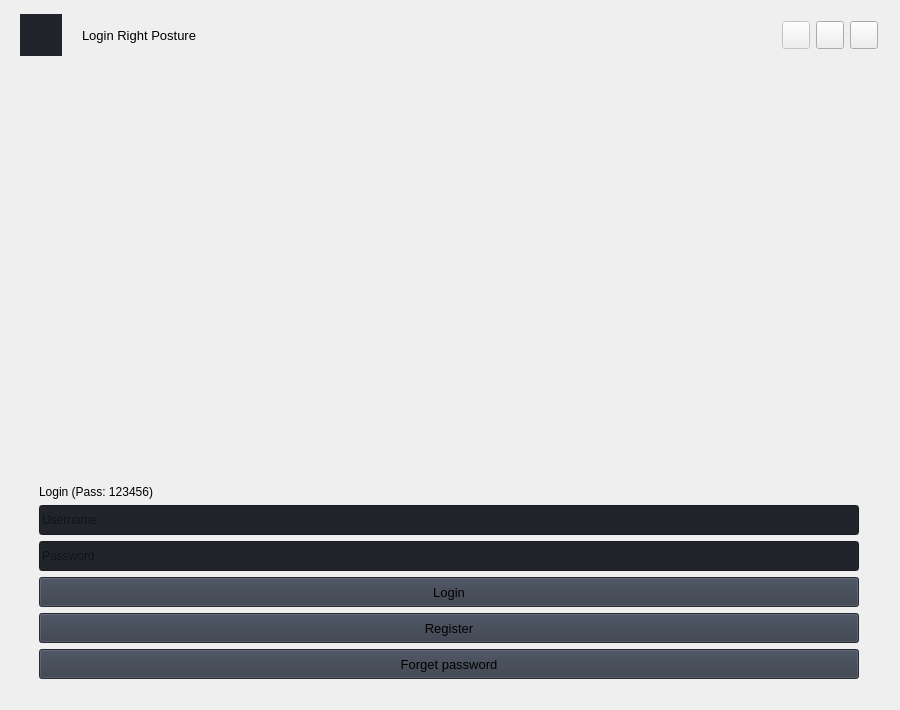
<?xml version="1.0" encoding="UTF-8"?>
<ui version="4.0">
 <class>Login</class>
 <widget class="QMainWindow" name="Login">
  <property name="geometry">
   <rect>
    <x>0</x>
    <y>0</y>
    <width>900</width>
    <height>710</height>
   </rect>
  </property>
  <property name="sizePolicy">
   <sizepolicy hsizetype="Maximum" vsizetype="Maximum">
    <horstretch>0</horstretch>
    <verstretch>0</verstretch>
   </sizepolicy>
  </property>
  <property name="minimumSize">
   <size>
    <width>900</width>
    <height>710</height>
   </size>
  </property>
  <property name="maximumSize">
   <size>
    <width>900</width>
    <height>1000</height>
   </size>
  </property>
  <property name="windowTitle">
   <string>Login. PyBlackBOX</string>
  </property>
  <property name="styleSheet">
   <string notr="true">/* /////////////////////////////////////////////////////////////////////////////////////////////////

SET APP STYLESHEET - FULL STYLES HERE
DARK THEME - DRACULA COLOR BASED

///////////////////////////////////////////////////////////////////////////////////////////////// */
QWidget{
	color: rgb(221, 221, 221);
	font: 10pt &quot;Segoe UI&quot;;
}

/* /////////////////////////////////////////////////////////////////////////////////////////////////
Tooltip */
QToolTip {
	color: #ffffff;
	background-color: rgba(33, 37, 43, 180);
	border: 1px solid rgb(44, 49, 58);
	background-image: none;
	background-position: left center;
    background-repeat: no-repeat;
	border: none;
	border-left: 2px solid rgb(255, 121, 198);
	text-align: left;
	padding-left: 8px;
	margin: 0px;
}
/* /////////////////////////////////////////////////////////////////////////////////////////////////
Bg App */
#bg {	
	background-color: rgb(40, 44, 52);
	border: 1px solid rgb(44, 49, 58);
	border-top-left-radius: 12px;
	border-bottom-left-radius: 12px;
	border-top-right-radius: 12px;
	border-bottom-right-radius: 12px;
}
/* /////////////////////////////////////////////////////////////////////////////////////////////////
Content App */
#top_bar{	
	background-color: rgb(33, 37, 43);
	border-top-left-radius: 12px;
	border-top-right-radius: 12px;
}
/* Top Buttons */
#top_btns_3 .QPushButton { background-color: rgba(255, 255, 255, 0); border: none;  border-radius: 5px; }
#top_btns_3 .QPushButton:hover { background-color: rgb(44, 49, 57); border-style: solid; border-radius: 4px; }
#top_btns_3 .QPushButton:pressed { background-color: rgb(23, 26, 30); border-style: solid; border-radius: 4px; }
/* /////////////////////////////////////////////////////////////////////////////////////////////////
LineEdit */
QLineEdit {
	background-color: rgb(33, 37, 43);
	border-radius: 5px;
	border: 2px solid rgb(33, 37, 43);
	padding-left: 10px;
	selection-color: rgb(255, 255, 255);
	selection-background-color: rgb(255, 121, 198);
}
QLineEdit:hover {
	border: 2px solid rgb(64, 71, 88);
}
QLineEdit:focus {
	border: 2px solid rgb(91, 101, 124);
}
/* /////////////////////////////////////////////////////////////////////////////////////////////////
Button */
QPushButton {
	border: 2px solid rgb(52, 59, 72);
	border-radius: 5px;	
	background-color: rgb(52, 59, 72);
}
QPushButton:hover {
	background-color: rgb(57, 65, 80);
	border: 2px solid rgb(61, 70, 86);
}
QPushButton:pressed {	
	background-color: rgb(35, 40, 49);
	border: 2px solid rgb(43, 50, 61);
}
/* /////////////////////////////////////////////////////////////////////////////////////////////////</string>
  </property>
  <widget class="QWidget" name="centralwidget">
   <property name="sizePolicy">
    <sizepolicy hsizetype="Maximum" vsizetype="Maximum">
     <horstretch>0</horstretch>
     <verstretch>0</verstretch>
    </sizepolicy>
   </property>
   <property name="maximumSize">
    <size>
     <width>1000</width>
     <height>1200</height>
    </size>
   </property>
   <property name="styleSheet">
    <string notr="true">#stackedWidget{
	background: transparent;
		border: 1px solid red;
}</string>
   </property>
   <layout class="QVBoxLayout" name="verticalLayout">
    <property name="spacing">
     <number>0</number>
    </property>
    <property name="leftMargin">
     <number>10</number>
    </property>
    <property name="topMargin">
     <number>10</number>
    </property>
    <property name="rightMargin">
     <number>10</number>
    </property>
    <property name="bottomMargin">
     <number>10</number>
    </property>
    <item>
     <widget class="QFrame" name="bg">
      <property name="sizePolicy">
       <sizepolicy hsizetype="Maximum" vsizetype="Maximum">
        <horstretch>0</horstretch>
        <verstretch>0</verstretch>
       </sizepolicy>
      </property>
      <property name="maximumSize">
       <size>
        <width>1000</width>
        <height>1200</height>
       </size>
      </property>
      <property name="frameShape">
       <enum>QFrame::NoFrame</enum>
      </property>
      <property name="frameShadow">
       <enum>QFrame::Raised</enum>
      </property>
      <widget class="QFrame" name="frame_widgets">
       <property name="geometry">
        <rect>
         <x>0</x>
         <y>60</y>
         <width>878</width>
         <height>811</height>
        </rect>
       </property>
       <property name="minimumSize">
        <size>
         <width>280</width>
         <height>720</height>
        </size>
       </property>
       <property name="mouseTracking">
        <bool>false</bool>
       </property>
       <property name="frameShape">
        <enum>QFrame::NoFrame</enum>
       </property>
       <property name="frameShadow">
        <enum>QFrame::Raised</enum>
       </property>
       <layout class="QVBoxLayout" name="verticalLayout_2">
        <property name="spacing">
         <number>8</number>
        </property>
        <property name="leftMargin">
         <number>20</number>
        </property>
        <property name="topMargin">
         <number>0</number>
        </property>
        <property name="rightMargin">
         <number>20</number>
        </property>
        <property name="bottomMargin">
         <number>10</number>
        </property>
        <item>
         <widget class="QStackedWidget" name="Login_stackedWidget">
          <property name="styleSheet">
           <string notr="true">/*background: transparent;*/</string>
          </property>
          <property name="currentIndex">
           <number>0</number>
          </property>
          <widget class="QWidget" name="Login_page">
           <layout class="QVBoxLayout" name="_2">
            <property name="rightMargin">
             <number>9</number>
            </property>
            <item>
             <widget class="QFrame" name="logo">
              <property name="minimumSize">
               <size>
                <width>0</width>
                <height>400</height>
               </size>
              </property>
              <property name="maximumSize">
               <size>
                <width>16777215</width>
                <height>400</height>
               </size>
              </property>
              <property name="styleSheet">
               <string notr="true">#logo {
	background-image: url(:/images/images/images/Logo_Big (8).png);
	/*background-image: url(:/images/images/images/PyDracula_vertical.png);*/
	border-radius: 10px;
	background-position: center;
	background-repeat: no-repeat;
    /*border: 1px solid #73AD21;*/
}</string>
              </property>
              <property name="frameShape">
               <enum>QFrame::NoFrame</enum>
              </property>
              <property name="frameShadow">
               <enum>QFrame::Raised</enum>
              </property>
             </widget>
            </item>
            <item>
             <widget class="QLabel" name="Login_Status">
              <property name="sizePolicy">
               <sizepolicy hsizetype="Minimum" vsizetype="Minimum">
                <horstretch>0</horstretch>
                <verstretch>0</verstretch>
               </sizepolicy>
              </property>
              <property name="maximumSize">
               <size>
                <width>16777215</width>
                <height>20</height>
               </size>
              </property>
              <property name="text">
               <string>Login (Pass: 123456)</string>
              </property>
             </widget>
            </item>
            <item>
             <widget class="QLineEdit" name="username">
              <property name="minimumSize">
               <size>
                <width>0</width>
                <height>30</height>
               </size>
              </property>
              <property name="styleSheet">
               <string notr="true">background-color: rgb(33, 37, 43);</string>
              </property>
              <property name="text">
               <string/>
              </property>
              <property name="placeholderText">
               <string>Username</string>
              </property>
             </widget>
            </item>
            <item>
             <widget class="QLineEdit" name="password">
              <property name="minimumSize">
               <size>
                <width>0</width>
                <height>30</height>
               </size>
              </property>
              <property name="styleSheet">
               <string notr="true">background-color: rgb(33, 37, 43);</string>
              </property>
              <property name="text">
               <string/>
              </property>
              <property name="echoMode">
               <enum>QLineEdit::Password</enum>
              </property>
              <property name="placeholderText">
               <string>Password</string>
              </property>
             </widget>
            </item>
            <item>
             <widget class="QPushButton" name="btn_Login">
              <property name="minimumSize">
               <size>
                <width>150</width>
                <height>30</height>
               </size>
              </property>
              <property name="font">
               <font>
                <pointsize>10</pointsize>
                <italic>false</italic>
                <bold>false</bold>
               </font>
              </property>
              <property name="cursor">
               <cursorShape>PointingHandCursor</cursorShape>
              </property>
              <property name="styleSheet">
               <string notr="true">background-color: rgb(52, 59, 72);</string>
              </property>
              <property name="text">
               <string>Login</string>
              </property>
              <property name="icon">
               <iconset>
                <normaloff>Backup/images/icons/cil-save.png</normaloff>Backup/images/icons/cil-save.png</iconset>
              </property>
             </widget>
            </item>
            <item>
             <widget class="QPushButton" name="btn_Register">
              <property name="minimumSize">
               <size>
                <width>150</width>
                <height>30</height>
               </size>
              </property>
              <property name="font">
               <font>
                <pointsize>10</pointsize>
                <italic>false</italic>
                <bold>false</bold>
               </font>
              </property>
              <property name="cursor">
               <cursorShape>PointingHandCursor</cursorShape>
              </property>
              <property name="styleSheet">
               <string notr="true">background-color: rgb(52, 59, 72);</string>
              </property>
              <property name="text">
               <string>Register</string>
              </property>
              <property name="icon">
               <iconset>
                <normaloff>Backup/images/icons/cil-save.png</normaloff>Backup/images/icons/cil-save.png</iconset>
              </property>
             </widget>
            </item>
            <item>
             <widget class="QPushButton" name="btn_Fpassword">
              <property name="minimumSize">
               <size>
                <width>150</width>
                <height>30</height>
               </size>
              </property>
              <property name="font">
               <font>
                <pointsize>10</pointsize>
                <italic>false</italic>
                <bold>false</bold>
               </font>
              </property>
              <property name="cursor">
               <cursorShape>PointingHandCursor</cursorShape>
              </property>
              <property name="styleSheet">
               <string notr="true">background-color: rgb(52, 59, 72);</string>
              </property>
              <property name="text">
               <string>Forget password</string>
              </property>
              <property name="icon">
               <iconset>
                <normaloff>Backup/images/icons/cil-save.png</normaloff>Backup/images/icons/cil-save.png</iconset>
              </property>
             </widget>
            </item>
           </layout>
          </widget>
          <widget class="QWidget" name="Register_page">
           <layout class="QGridLayout" name="gridLayout">
            <item row="13" column="0" colspan="2">
             <widget class="QPushButton" name="btn_Com_Register">
              <property name="minimumSize">
               <size>
                <width>150</width>
                <height>30</height>
               </size>
              </property>
              <property name="font">
               <font>
                <pointsize>10</pointsize>
                <italic>false</italic>
                <bold>false</bold>
               </font>
              </property>
              <property name="cursor">
               <cursorShape>PointingHandCursor</cursorShape>
              </property>
              <property name="styleSheet">
               <string notr="true">background-color: rgb(52, 59, 72);</string>
              </property>
              <property name="text">
               <string>Register</string>
              </property>
              <property name="icon">
               <iconset>
                <normaloff>Backup/images/icons/cil-save.png</normaloff>Backup/images/icons/cil-save.png</iconset>
              </property>
             </widget>
            </item>
            <item row="14" column="0" colspan="2">
             <widget class="QPushButton" name="btn_Reg_Back">
              <property name="minimumSize">
               <size>
                <width>150</width>
                <height>30</height>
               </size>
              </property>
              <property name="font">
               <font>
                <pointsize>10</pointsize>
                <italic>false</italic>
                <bold>false</bold>
               </font>
              </property>
              <property name="cursor">
               <cursorShape>PointingHandCursor</cursorShape>
              </property>
              <property name="styleSheet">
               <string notr="true">background-color: rgb(52, 59, 72);</string>
              </property>
              <property name="text">
               <string>Back</string>
              </property>
              <property name="icon">
               <iconset>
                <normaloff>Backup/images/icons/cil-save.png</normaloff>Backup/images/icons/cil-save.png</iconset>
              </property>
             </widget>
            </item>
            <item row="8" column="1">
             <widget class="QLineEdit" name="Reg_password_2">
              <property name="minimumSize">
               <size>
                <width>0</width>
                <height>30</height>
               </size>
              </property>
              <property name="styleSheet">
               <string notr="true">background-color: rgb(33, 37, 43);</string>
              </property>
              <property name="text">
               <string/>
              </property>
              <property name="echoMode">
               <enum>QLineEdit::Password</enum>
              </property>
              <property name="placeholderText">
               <string>Verify Password </string>
              </property>
             </widget>
            </item>
            <item row="8" column="0">
             <widget class="QLineEdit" name="Reg_password">
              <property name="minimumSize">
               <size>
                <width>0</width>
                <height>30</height>
               </size>
              </property>
              <property name="styleSheet">
               <string notr="true">background-color: rgb(33, 37, 43);</string>
              </property>
              <property name="text">
               <string/>
              </property>
              <property name="echoMode">
               <enum>QLineEdit::Password</enum>
              </property>
              <property name="placeholderText">
               <string>Password</string>
              </property>
             </widget>
            </item>
            <item row="9" column="0" colspan="2">
             <widget class="QLineEdit" name="Reg_email">
              <property name="minimumSize">
               <size>
                <width>0</width>
                <height>30</height>
               </size>
              </property>
              <property name="styleSheet">
               <string notr="true">background-color: rgb(33, 37, 43);</string>
              </property>
              <property name="text">
               <string/>
              </property>
              <property name="placeholderText">
               <string>E-mail</string>
              </property>
             </widget>
            </item>
            <item row="7" column="0" colspan="2">
             <widget class="QLineEdit" name="Reg_username">
              <property name="minimumSize">
               <size>
                <width>0</width>
                <height>30</height>
               </size>
              </property>
              <property name="styleSheet">
               <string notr="true">background-color: rgb(33, 37, 43);</string>
              </property>
              <property name="text">
               <string/>
              </property>
              <property name="placeholderText">
               <string>Username</string>
              </property>
             </widget>
            </item>
            <item row="2" column="0">
             <widget class="QLabel" name="Reg_Status">
              <property name="sizePolicy">
               <sizepolicy hsizetype="Minimum" vsizetype="Minimum">
                <horstretch>0</horstretch>
                <verstretch>0</verstretch>
               </sizepolicy>
              </property>
              <property name="maximumSize">
               <size>
                <width>16777215</width>
                <height>20</height>
               </size>
              </property>
              <property name="text">
               <string>Status</string>
              </property>
             </widget>
            </item>
            <item row="1" column="0" colspan="2">
             <widget class="QFrame" name="logo_2">
              <property name="minimumSize">
               <size>
                <width>0</width>
                <height>400</height>
               </size>
              </property>
              <property name="maximumSize">
               <size>
                <width>16777215</width>
                <height>400</height>
               </size>
              </property>
              <property name="styleSheet">
               <string notr="true">#logo_2{
	background-image: url(:/images/images/images/Logo_Big (8).png);
	/*background-image: url(:/images/images/images/PyDracula_vertical.png);*/
	border-radius: 10px;
	background-position: center;
	background-repeat: no-repeat;
    /*border: 1px solid #73AD21;*/
}</string>
              </property>
              <property name="frameShape">
               <enum>QFrame::NoFrame</enum>
              </property>
              <property name="frameShadow">
               <enum>QFrame::Raised</enum>
              </property>
             </widget>
            </item>
           </layout>
          </widget>
         </widget>
        </item>
        <item>
         <spacer name="verticalSpacer">
          <property name="orientation">
           <enum>Qt::Vertical</enum>
          </property>
          <property name="sizeHint" stdset="0">
           <size>
            <width>838</width>
            <height>55</height>
           </size>
          </property>
         </spacer>
        </item>
        <item>
         <widget class="QFrame" name="frame">
          <property name="frameShape">
           <enum>QFrame::StyledPanel</enum>
          </property>
          <property name="frameShadow">
           <enum>QFrame::Raised</enum>
          </property>
          <layout class="QGridLayout" name="gridLayout_4">
           <item row="1" column="0">
            <widget class="QLineEdit" name="Forget_Email">
             <property name="minimumSize">
              <size>
               <width>0</width>
               <height>30</height>
              </size>
             </property>
             <property name="styleSheet">
              <string notr="true">background-color: rgb(33, 37, 43);</string>
             </property>
             <property name="text">
              <string/>
             </property>
             <property name="placeholderText">
              <string>E-mail</string>
             </property>
            </widget>
           </item>
           <item row="2" column="0">
            <widget class="QPushButton" name="btn_Forget_Email">
             <property name="minimumSize">
              <size>
               <width>150</width>
               <height>30</height>
              </size>
             </property>
             <property name="font">
              <font>
               <pointsize>10</pointsize>
               <italic>false</italic>
               <bold>false</bold>
              </font>
             </property>
             <property name="cursor">
              <cursorShape>PointingHandCursor</cursorShape>
             </property>
             <property name="styleSheet">
              <string notr="true">background-color: rgb(52, 59, 72);</string>
             </property>
             <property name="text">
              <string>Send E-mail</string>
             </property>
             <property name="icon">
              <iconset>
               <normaloff>Backup/images/icons/cil-save.png</normaloff>Backup/images/icons/cil-save.png</iconset>
             </property>
            </widget>
           </item>
           <item row="0" column="0">
            <widget class="QLabel" name="Forget_Status">
             <property name="sizePolicy">
              <sizepolicy hsizetype="Minimum" vsizetype="Minimum">
               <horstretch>0</horstretch>
               <verstretch>0</verstretch>
              </sizepolicy>
             </property>
             <property name="maximumSize">
              <size>
               <width>16777215</width>
               <height>20</height>
              </size>
             </property>
             <property name="text">
              <string>Forget password : Please fill your email that you register</string>
             </property>
            </widget>
           </item>
           <item row="3" column="0">
            <widget class="QPushButton" name="btn_Forget_Back">
             <property name="minimumSize">
              <size>
               <width>150</width>
               <height>30</height>
              </size>
             </property>
             <property name="font">
              <font>
               <pointsize>10</pointsize>
               <italic>false</italic>
               <bold>false</bold>
              </font>
             </property>
             <property name="cursor">
              <cursorShape>PointingHandCursor</cursorShape>
             </property>
             <property name="styleSheet">
              <string notr="true">background-color: rgb(52, 59, 72);</string>
             </property>
             <property name="text">
              <string>Back</string>
             </property>
             <property name="icon">
              <iconset>
               <normaloff>Backup/images/icons/cil-save.png</normaloff>Backup/images/icons/cil-save.png</iconset>
             </property>
            </widget>
           </item>
          </layout>
         </widget>
        </item>
       </layout>
      </widget>
      <widget class="QFrame" name="top_bar">
       <property name="geometry">
        <rect>
         <x>0</x>
         <y>0</y>
         <width>881</width>
         <height>50</height>
        </rect>
       </property>
       <property name="minimumSize">
        <size>
         <width>0</width>
         <height>50</height>
        </size>
       </property>
       <property name="maximumSize">
        <size>
         <width>16777215</width>
         <height>45</height>
        </size>
       </property>
       <property name="palette">
        <palette>
         <active>
          <colorrole role="WindowText">
           <brush brushstyle="SolidPattern">
            <color alpha="255">
             <red>221</red>
             <green>221</green>
             <blue>221</blue>
            </color>
           </brush>
          </colorrole>
          <colorrole role="Button">
           <brush brushstyle="SolidPattern">
            <color alpha="255">
             <red>33</red>
             <green>37</green>
             <blue>43</blue>
            </color>
           </brush>
          </colorrole>
          <colorrole role="Text">
           <brush brushstyle="SolidPattern">
            <color alpha="255">
             <red>221</red>
             <green>221</green>
             <blue>221</blue>
            </color>
           </brush>
          </colorrole>
          <colorrole role="ButtonText">
           <brush brushstyle="SolidPattern">
            <color alpha="255">
             <red>221</red>
             <green>221</green>
             <blue>221</blue>
            </color>
           </brush>
          </colorrole>
          <colorrole role="Base">
           <brush brushstyle="SolidPattern">
            <color alpha="255">
             <red>33</red>
             <green>37</green>
             <blue>43</blue>
            </color>
           </brush>
          </colorrole>
          <colorrole role="Window">
           <brush brushstyle="SolidPattern">
            <color alpha="255">
             <red>33</red>
             <green>37</green>
             <blue>43</blue>
            </color>
           </brush>
          </colorrole>
          <colorrole role="Highlight">
           <brush brushstyle="SolidPattern">
            <color alpha="255">
             <red>0</red>
             <green>120</green>
             <blue>215</blue>
            </color>
           </brush>
          </colorrole>
          <colorrole role="PlaceholderText">
           <brush brushstyle="SolidPattern">
            <color alpha="255">
             <red>221</red>
             <green>221</green>
             <blue>221</blue>
            </color>
           </brush>
          </colorrole>
         </active>
         <inactive>
          <colorrole role="WindowText">
           <brush brushstyle="SolidPattern">
            <color alpha="255">
             <red>221</red>
             <green>221</green>
             <blue>221</blue>
            </color>
           </brush>
          </colorrole>
          <colorrole role="Button">
           <brush brushstyle="SolidPattern">
            <color alpha="255">
             <red>33</red>
             <green>37</green>
             <blue>43</blue>
            </color>
           </brush>
          </colorrole>
          <colorrole role="Text">
           <brush brushstyle="SolidPattern">
            <color alpha="255">
             <red>221</red>
             <green>221</green>
             <blue>221</blue>
            </color>
           </brush>
          </colorrole>
          <colorrole role="ButtonText">
           <brush brushstyle="SolidPattern">
            <color alpha="255">
             <red>221</red>
             <green>221</green>
             <blue>221</blue>
            </color>
           </brush>
          </colorrole>
          <colorrole role="Base">
           <brush brushstyle="SolidPattern">
            <color alpha="255">
             <red>33</red>
             <green>37</green>
             <blue>43</blue>
            </color>
           </brush>
          </colorrole>
          <colorrole role="Window">
           <brush brushstyle="SolidPattern">
            <color alpha="255">
             <red>33</red>
             <green>37</green>
             <blue>43</blue>
            </color>
           </brush>
          </colorrole>
          <colorrole role="Highlight">
           <brush brushstyle="SolidPattern">
            <color alpha="255">
             <red>240</red>
             <green>240</green>
             <blue>240</blue>
            </color>
           </brush>
          </colorrole>
          <colorrole role="PlaceholderText">
           <brush brushstyle="SolidPattern">
            <color alpha="255">
             <red>221</red>
             <green>221</green>
             <blue>221</blue>
            </color>
           </brush>
          </colorrole>
         </inactive>
         <disabled>
          <colorrole role="WindowText">
           <brush brushstyle="SolidPattern">
            <color alpha="255">
             <red>221</red>
             <green>221</green>
             <blue>221</blue>
            </color>
           </brush>
          </colorrole>
          <colorrole role="Button">
           <brush brushstyle="SolidPattern">
            <color alpha="255">
             <red>33</red>
             <green>37</green>
             <blue>43</blue>
            </color>
           </brush>
          </colorrole>
          <colorrole role="Text">
           <brush brushstyle="SolidPattern">
            <color alpha="255">
             <red>221</red>
             <green>221</green>
             <blue>221</blue>
            </color>
           </brush>
          </colorrole>
          <colorrole role="ButtonText">
           <brush brushstyle="SolidPattern">
            <color alpha="255">
             <red>221</red>
             <green>221</green>
             <blue>221</blue>
            </color>
           </brush>
          </colorrole>
          <colorrole role="Base">
           <brush brushstyle="SolidPattern">
            <color alpha="255">
             <red>33</red>
             <green>37</green>
             <blue>43</blue>
            </color>
           </brush>
          </colorrole>
          <colorrole role="Window">
           <brush brushstyle="SolidPattern">
            <color alpha="255">
             <red>33</red>
             <green>37</green>
             <blue>43</blue>
            </color>
           </brush>
          </colorrole>
          <colorrole role="Highlight">
           <brush brushstyle="SolidPattern">
            <color alpha="255">
             <red>0</red>
             <green>120</green>
             <blue>215</blue>
            </color>
           </brush>
          </colorrole>
          <colorrole role="PlaceholderText">
           <brush brushstyle="SolidPattern">
            <color alpha="255">
             <red>221</red>
             <green>221</green>
             <blue>221</blue>
            </color>
           </brush>
          </colorrole>
         </disabled>
        </palette>
       </property>
       <property name="styleSheet">
        <string notr="true"/>
       </property>
       <property name="frameShape">
        <enum>QFrame::NoFrame</enum>
       </property>
       <property name="frameShadow">
        <enum>QFrame::Raised</enum>
       </property>
       <property name="lineWidth">
        <number>1</number>
       </property>
       <layout class="QHBoxLayout" name="horizontalLayout_3">
        <property name="spacing">
         <number>0</number>
        </property>
        <property name="leftMargin">
         <number>10</number>
        </property>
        <property name="topMargin">
         <number>0</number>
        </property>
        <property name="rightMargin">
         <number>10</number>
        </property>
        <property name="bottomMargin">
         <number>0</number>
        </property>
        <item>
         <widget class="QFrame" name="topLogo">
          <property name="minimumSize">
           <size>
            <width>42</width>
            <height>42</height>
           </size>
          </property>
          <property name="maximumSize">
           <size>
            <width>42</width>
            <height>42</height>
           </size>
          </property>
          <property name="styleSheet">
           <string notr="true">background-color: rgb(33, 37, 43);
background-image: url(:/images/images/images/Logo_Small (5).png);
/*background-image: url(:/images/images/images/PyDracula.png);*/
background-position: centered;
background-repeat: no-repeat;</string>
          </property>
          <property name="frameShape">
           <enum>QFrame::NoFrame</enum>
          </property>
          <property name="frameShadow">
           <enum>QFrame::Raised</enum>
          </property>
         </widget>
        </item>
        <item>
         <widget class="QLabel" name="Login_title_bar">
          <property name="font">
           <font>
            <pointsize>10</pointsize>
            <italic>false</italic>
            <bold>false</bold>
           </font>
          </property>
          <property name="frameShape">
           <enum>QFrame::NoFrame</enum>
          </property>
          <property name="lineWidth">
           <number>0</number>
          </property>
          <property name="text">
           <string>Login Right Posture</string>
          </property>
          <property name="alignment">
           <set>Qt::AlignLeading|Qt::AlignLeft|Qt::AlignVCenter</set>
          </property>
          <property name="margin">
           <number>0</number>
          </property>
          <property name="indent">
           <number>20</number>
          </property>
         </widget>
        </item>
        <item>
         <widget class="QFrame" name="top_btns_3">
          <property name="maximumSize">
           <size>
            <width>100</width>
            <height>16777215</height>
           </size>
          </property>
          <property name="palette">
           <palette>
            <active>
             <colorrole role="WindowText">
              <brush brushstyle="SolidPattern">
               <color alpha="255">
                <red>221</red>
                <green>221</green>
                <blue>221</blue>
               </color>
              </brush>
             </colorrole>
             <colorrole role="Text">
              <brush brushstyle="SolidPattern">
               <color alpha="255">
                <red>221</red>
                <green>221</green>
                <blue>221</blue>
               </color>
              </brush>
             </colorrole>
             <colorrole role="ButtonText">
              <brush brushstyle="SolidPattern">
               <color alpha="255">
                <red>221</red>
                <green>221</green>
                <blue>221</blue>
               </color>
              </brush>
             </colorrole>
             <colorrole role="PlaceholderText">
              <brush brushstyle="SolidPattern">
               <color alpha="255">
                <red>221</red>
                <green>221</green>
                <blue>221</blue>
               </color>
              </brush>
             </colorrole>
            </active>
            <inactive>
             <colorrole role="WindowText">
              <brush brushstyle="SolidPattern">
               <color alpha="255">
                <red>221</red>
                <green>221</green>
                <blue>221</blue>
               </color>
              </brush>
             </colorrole>
             <colorrole role="Text">
              <brush brushstyle="SolidPattern">
               <color alpha="255">
                <red>221</red>
                <green>221</green>
                <blue>221</blue>
               </color>
              </brush>
             </colorrole>
             <colorrole role="ButtonText">
              <brush brushstyle="SolidPattern">
               <color alpha="255">
                <red>221</red>
                <green>221</green>
                <blue>221</blue>
               </color>
              </brush>
             </colorrole>
             <colorrole role="PlaceholderText">
              <brush brushstyle="SolidPattern">
               <color alpha="255">
                <red>221</red>
                <green>221</green>
                <blue>221</blue>
               </color>
              </brush>
             </colorrole>
            </inactive>
            <disabled>
             <colorrole role="WindowText">
              <brush brushstyle="SolidPattern">
               <color alpha="255">
                <red>221</red>
                <green>221</green>
                <blue>221</blue>
               </color>
              </brush>
             </colorrole>
             <colorrole role="Text">
              <brush brushstyle="SolidPattern">
               <color alpha="255">
                <red>221</red>
                <green>221</green>
                <blue>221</blue>
               </color>
              </brush>
             </colorrole>
             <colorrole role="ButtonText">
              <brush brushstyle="SolidPattern">
               <color alpha="255">
                <red>221</red>
                <green>221</green>
                <blue>221</blue>
               </color>
              </brush>
             </colorrole>
             <colorrole role="PlaceholderText">
              <brush brushstyle="SolidPattern">
               <color alpha="255">
                <red>221</red>
                <green>221</green>
                <blue>221</blue>
               </color>
              </brush>
             </colorrole>
            </disabled>
           </palette>
          </property>
          <property name="styleSheet">
           <string notr="true"/>
          </property>
          <property name="frameShape">
           <enum>QFrame::NoFrame</enum>
          </property>
          <property name="frameShadow">
           <enum>QFrame::Raised</enum>
          </property>
          <property name="lineWidth">
           <number>0</number>
          </property>
          <layout class="QHBoxLayout" name="top_btn_layout_3">
           <property name="spacing">
            <number>5</number>
           </property>
           <property name="leftMargin">
            <number>0</number>
           </property>
           <property name="topMargin">
            <number>0</number>
           </property>
           <property name="rightMargin">
            <number>0</number>
           </property>
           <property name="bottomMargin">
            <number>0</number>
           </property>
           <item>
            <widget class="QPushButton" name="maximizeRestoreAppBtn">
             <property name="enabled">
              <bool>false</bool>
             </property>
             <property name="minimumSize">
              <size>
               <width>28</width>
               <height>28</height>
              </size>
             </property>
             <property name="maximumSize">
              <size>
               <width>28</width>
               <height>28</height>
              </size>
             </property>
             <property name="font">
              <font>
               <pointsize>10</pointsize>
               <italic>false</italic>
               <bold>false</bold>
               <stylestrategy>PreferDefault</stylestrategy>
              </font>
             </property>
             <property name="cursor">
              <cursorShape>PointingHandCursor</cursorShape>
             </property>
             <property name="toolTip">
              <string>Maximize</string>
             </property>
             <property name="text">
              <string/>
             </property>
             <property name="iconSize">
              <size>
               <width>20</width>
               <height>20</height>
              </size>
             </property>
            </widget>
           </item>
           <item>
            <widget class="QPushButton" name="minimizeAppBtn">
             <property name="enabled">
              <bool>true</bool>
             </property>
             <property name="minimumSize">
              <size>
               <width>28</width>
               <height>28</height>
              </size>
             </property>
             <property name="maximumSize">
              <size>
               <width>28</width>
               <height>28</height>
              </size>
             </property>
             <property name="cursor">
              <cursorShape>PointingHandCursor</cursorShape>
             </property>
             <property name="toolTip">
              <string>Minimize</string>
             </property>
             <property name="text">
              <string/>
             </property>
             <property name="icon">
              <iconset resource="resources.qrc">
               <normaloff>:/icons/images/icons/cil-minus.png</normaloff>:/icons/images/icons/cil-minus.png</iconset>
             </property>
             <property name="iconSize">
              <size>
               <width>20</width>
               <height>20</height>
              </size>
             </property>
            </widget>
           </item>
           <item>
            <widget class="QPushButton" name="closeAppBtn">
             <property name="minimumSize">
              <size>
               <width>28</width>
               <height>28</height>
              </size>
             </property>
             <property name="maximumSize">
              <size>
               <width>28</width>
               <height>28</height>
              </size>
             </property>
             <property name="cursor">
              <cursorShape>PointingHandCursor</cursorShape>
             </property>
             <property name="toolTip">
              <string>Close</string>
             </property>
             <property name="styleSheet">
              <string notr="true"/>
             </property>
             <property name="text">
              <string/>
             </property>
             <property name="icon">
              <iconset resource="resources.qrc">
               <normaloff>:/icons/images/icons/icon_close.png</normaloff>:/icons/images/icons/icon_close.png</iconset>
             </property>
             <property name="iconSize">
              <size>
               <width>20</width>
               <height>20</height>
              </size>
             </property>
            </widget>
           </item>
          </layout>
         </widget>
        </item>
       </layout>
      </widget>
     </widget>
    </item>
   </layout>
  </widget>
 </widget>
 <tabstops>
  <tabstop>username</tabstop>
  <tabstop>password</tabstop>
  <tabstop>btn_Login</tabstop>
  <tabstop>btn_Register</tabstop>
  <tabstop>btn_Fpassword</tabstop>
  <tabstop>Forget_Email</tabstop>
  <tabstop>btn_Forget_Email</tabstop>
  <tabstop>btn_Forget_Back</tabstop>
  <tabstop>Reg_username</tabstop>
  <tabstop>Reg_password</tabstop>
  <tabstop>Reg_password_2</tabstop>
  <tabstop>Reg_email</tabstop>
  <tabstop>btn_Com_Register</tabstop>
  <tabstop>btn_Reg_Back</tabstop>
  <tabstop>maximizeRestoreAppBtn</tabstop>
  <tabstop>minimizeAppBtn</tabstop>
  <tabstop>closeAppBtn</tabstop>
 </tabstops>
 <resources>
  <include location="resources.qrc"/>
 </resources>
 <connections/>
</ui>
